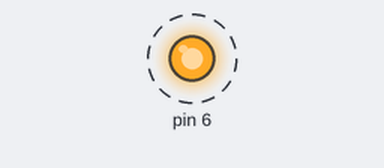
Recording of a sketch running on a simulated Arduino Uno, built with avr-gcc and run on an emulated ATmega328P. On the bench: output pins drawn as LEDs (lit = HIGH). Dashed ring = blinking.

Above: at 0.05 s.
Timing chart, 0 to 3.0 s (numbered marks = the images above):
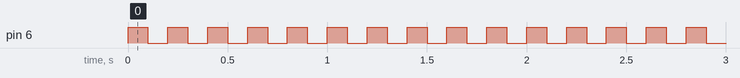

The sketch:

Blink.ino
```cpp
void setup() {
pinMode(6, OUTPUT);
}
void loop(){
digitalWrite(6, HIGH);
delay(100);
digitalWrite(6, LOW);
delay(100);
}
```

Measured:
- by itself, pin 6: alternates HIGH for 0.10 s and LOW for 0.10 s
